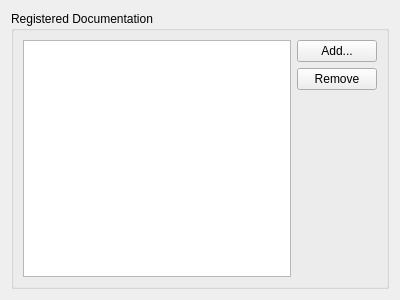
<?xml version="1.0" encoding="UTF-8"?>
<ui version="4.0">
 <class>DocSettingsPage</class>
 <widget class="QWidget" name="DocSettingsPage">
  <property name="geometry">
   <rect>
    <x>0</x>
    <y>0</y>
    <width>400</width>
    <height>300</height>
   </rect>
  </property>
  <layout class="QVBoxLayout" name="verticalLayout">
   <item>
    <widget class="QGroupBox" name="groupBox">
     <property name="title">
      <string>Registered Documentation</string>
     </property>
     <layout class="QHBoxLayout" name="horizontalLayout">
      <item>
       <widget class="QListWidget" name="docsListWidget"/>
      </item>
      <item>
       <layout class="QVBoxLayout" name="_4">
        <property name="spacing">
         <number>6</number>
        </property>
        <property name="margin">
         <number>0</number>
        </property>
        <item>
         <widget class="QPushButton" name="addButton">
          <property name="text">
           <string>Add...</string>
          </property>
         </widget>
        </item>
        <item>
         <widget class="QPushButton" name="removeButton">
          <property name="text">
           <string>Remove</string>
          </property>
         </widget>
        </item>
        <item>
         <spacer>
          <property name="orientation">
           <enum>Qt::Vertical</enum>
          </property>
          <property name="sizeHint" stdset="0">
           <size>
            <width>20</width>
            <height>40</height>
           </size>
          </property>
         </spacer>
        </item>
       </layout>
      </item>
     </layout>
    </widget>
   </item>
  </layout>
 </widget>
 <resources/>
 <connections/>
</ui>
